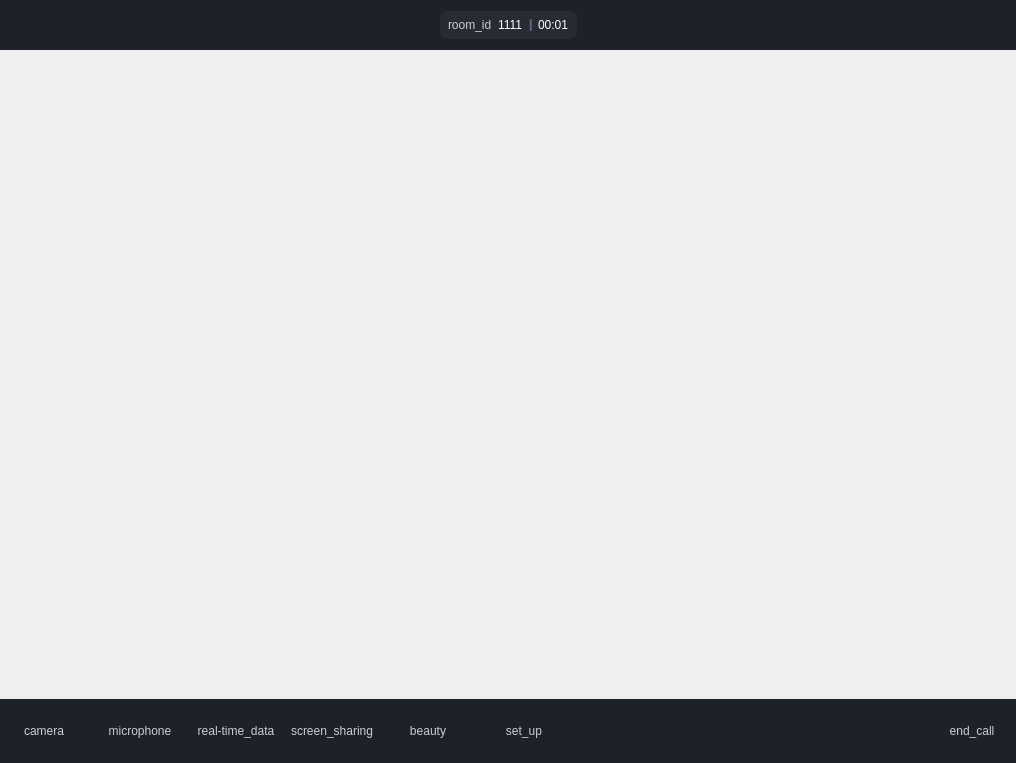
<?xml version="1.0" encoding="UTF-8"?>
<ui version="4.0">
 <class>VideoCallMainPage</class>
 <widget class="QWidget" name="VideoCallMainPage">
  <property name="geometry">
   <rect>
    <x>0</x>
    <y>0</y>
    <width>1016</width>
    <height>763</height>
   </rect>
  </property>
  <property name="minimumSize">
   <size>
    <width>800</width>
    <height>540</height>
   </size>
  </property>
  <property name="maximumSize">
   <size>
    <width>1440</width>
    <height>900</height>
   </size>
  </property>
  <property name="windowTitle">
   <string>VideoCall</string>
  </property>
  <property name="styleSheet">
   <string notr="true">*{
font-family:'Microsoft YaHei';
 font-size: 12px;
 color:white;
}

#top_widget{
background:#1D2129;
}


#lbl_user_logo{
background-image:url(:img/user_bg);
background-position:center;
background-repeat:no-repeat;
}

#lbl_rec_logo{
background-image:url(:img/red_circle);
background-position:center;
background-repeat:no-repeat;
}

#btn_visible_list{
color:#86909C;
border:none;
background:transparent;
padding-left:16px;
background-image:url(:img/down);
background-position:left;
background-repeat:no-repeat;
}

#line{
background:#4E5969
}

</string>
  </property>
  <layout class="QVBoxLayout" name="verticalLayout">
   <property name="spacing">
    <number>0</number>
   </property>
   <property name="leftMargin">
    <number>0</number>
   </property>
   <property name="topMargin">
    <number>0</number>
   </property>
   <property name="rightMargin">
    <number>0</number>
   </property>
   <property name="bottomMargin">
    <number>0</number>
   </property>
   <item>
    <widget class="QWidget" name="top_widget" native="true">
     <property name="minimumSize">
      <size>
       <width>0</width>
       <height>50</height>
      </size>
     </property>
     <property name="maximumSize">
      <size>
       <width>16777215</width>
       <height>50</height>
      </size>
     </property>
     <layout class="QHBoxLayout" name="horizontalLayout">
      <property name="spacing">
       <number>0</number>
      </property>
      <property name="leftMargin">
       <number>0</number>
      </property>
      <property name="topMargin">
       <number>0</number>
      </property>
      <property name="rightMargin">
       <number>0</number>
      </property>
      <property name="bottomMargin">
       <number>0</number>
      </property>
      <item alignment="Qt::AlignLeft">
       <widget class="QLabel" name="lbl_expand">
        <property name="minimumSize">
         <size>
          <width>230</width>
          <height>0</height>
         </size>
        </property>
        <property name="maximumSize">
         <size>
          <width>230</width>
          <height>16777215</height>
         </size>
        </property>
        <property name="styleSheet">
         <string notr="true">#lbl_expand{
background-image:url(:img/full_demo_logo);
background-position:center;
background-repeat:no-repeat;
}</string>
        </property>
        <property name="text">
         <string/>
        </property>
       </widget>
      </item>
      <item>
       <spacer name="horizontalSpacer">
        <property name="orientation">
         <enum>Qt::Horizontal</enum>
        </property>
        <property name="sizeType">
         <enum>QSizePolicy::Expanding</enum>
        </property>
        <property name="sizeHint" stdset="0">
         <size>
          <width>40</width>
          <height>20</height>
         </size>
        </property>
       </spacer>
      </item>
      <item alignment="Qt::AlignHCenter">
       <widget class="QWidget" name="room_info" native="true">
        <property name="maximumSize">
         <size>
          <width>16777215</width>
          <height>28</height>
         </size>
        </property>
        <property name="styleSheet">
         <string notr="true">#room_info{
position: absolute;
width: 182px;
height: 28px;
left: 629px;
top: 11px;

background: rgba(255, 255, 255, 0.05);
border-radius: 8px;
}</string>
        </property>
        <layout class="QHBoxLayout" name="horizontalLayout_3">
         <property name="leftMargin">
          <number>8</number>
         </property>
         <property name="topMargin">
          <number>3</number>
         </property>
         <property name="rightMargin">
          <number>8</number>
         </property>
         <property name="bottomMargin">
          <number>3</number>
         </property>
         <item>
          <widget class="QLabel" name="label">
           <property name="styleSheet">
            <string notr="true">#label{
font-family: 'Inter';
font-style: normal;
font-weight: 400;
font-size: 12px;
line-height: 22px;
/* identical to box height, or 183% */

text-align: center;

/* Text/2 */

color: #C9CDD4;

opacity: 0.8;
}</string>
           </property>
           <property name="text">
            <string>room_id</string>
           </property>
          </widget>
         </item>
         <item>
          <widget class="QLabel" name="lbl_room_id">
           <property name="text">
            <string>1111</string>
           </property>
          </widget>
         </item>
         <item>
          <widget class="Line" name="line">
           <property name="minimumSize">
            <size>
             <width>0</width>
             <height>12</height>
            </size>
           </property>
           <property name="maximumSize">
            <size>
             <width>16777215</width>
             <height>12</height>
            </size>
           </property>
           <property name="orientation">
            <enum>Qt::Vertical</enum>
           </property>
          </widget>
         </item>
         <item>
          <widget class="QLabel" name="lbl_time">
           <property name="text">
            <string>00:01</string>
           </property>
          </widget>
         </item>
        </layout>
       </widget>
      </item>
      <item>
       <spacer name="horizontalSpacer_2">
        <property name="orientation">
         <enum>Qt::Horizontal</enum>
        </property>
        <property name="sizeType">
         <enum>QSizePolicy::Expanding</enum>
        </property>
        <property name="sizeHint" stdset="0">
         <size>
          <width>40</width>
          <height>20</height>
         </size>
        </property>
       </spacer>
      </item>
      <item>
       <spacer name="horizontalSpacer_3">
        <property name="orientation">
         <enum>Qt::Horizontal</enum>
        </property>
        <property name="sizeType">
         <enum>QSizePolicy::Fixed</enum>
        </property>
        <property name="sizeHint" stdset="0">
         <size>
          <width>230</width>
          <height>20</height>
         </size>
        </property>
       </spacer>
      </item>
     </layout>
    </widget>
   </item>
   <item>
    <widget class="QStackedWidget" name="stackedWidget">
     <property name="minimumSize">
      <size>
       <width>0</width>
       <height>0</height>
      </size>
     </property>
     <property name="maximumSize">
      <size>
       <width>1440</width>
       <height>900</height>
      </size>
     </property>
    </widget>
   </item>
   <item>
    <widget class="QWidget" name="controlBarWidget" native="true">
     <property name="minimumSize">
      <size>
       <width>0</width>
       <height>64</height>
      </size>
     </property>
     <property name="maximumSize">
      <size>
       <width>16777215</width>
       <height>64</height>
      </size>
     </property>
     <property name="styleSheet">
      <string notr="true">#controlBarWidget{
background: #1D2129;
}

QToolButton{
background:transparent;
border-radius: 8px;
font-family: 'Inter';
font-style: normal;
font-weight: 400;
font-size: 12px;
line-height: 22px;
text-align: center;
color: #C9CDD4;
border:none;
}

QToolButton:hover{
background: rgba(255, 255, 255, 0.05);
}

QToolButton:pressed{
background: rgba(255, 255, 255, 0.1);
}

QToolButton:disabled{
 background: rgba(255, 255, 255, 0.3);
}

</string>
     </property>
     <layout class="QHBoxLayout" name="horizontalLayout_2">
      <property name="spacing">
       <number>8</number>
      </property>
      <property name="leftMargin">
       <number>0</number>
      </property>
      <property name="topMargin">
       <number>0</number>
      </property>
      <property name="rightMargin">
       <number>0</number>
      </property>
      <property name="bottomMargin">
       <number>0</number>
      </property>
      <item>
       <widget class="QToolButton" name="cameraBtn">
        <property name="minimumSize">
         <size>
          <width>88</width>
          <height>54</height>
         </size>
        </property>
        <property name="maximumSize">
         <size>
          <width>88</width>
          <height>54</height>
         </size>
        </property>
        <property name="styleSheet">
         <string notr="true"/>
        </property>
        <property name="text">
         <string>camera</string>
        </property>
        <property name="icon">
         <iconset resource="../resource/video_call_resource.qrc">
          <normaloff>:/img/videocall_camera_off</normaloff>:/img/videocall_camera_off</iconset>
        </property>
        <property name="iconSize">
         <size>
          <width>23</width>
          <height>23</height>
         </size>
        </property>
        <property name="popupMode">
         <enum>QToolButton::InstantPopup</enum>
        </property>
        <property name="toolButtonStyle">
         <enum>Qt::ToolButtonTextUnderIcon</enum>
        </property>
        <property name="autoRaise">
         <bool>false</bool>
        </property>
        <property name="arrowType">
         <enum>Qt::NoArrow</enum>
        </property>
       </widget>
      </item>
      <item>
       <widget class="QToolButton" name="micBtn">
        <property name="minimumSize">
         <size>
          <width>88</width>
          <height>54</height>
         </size>
        </property>
        <property name="maximumSize">
         <size>
          <width>88</width>
          <height>54</height>
         </size>
        </property>
        <property name="styleSheet">
         <string notr="true">#micBtn{
text-align: left;
}</string>
        </property>
        <property name="text">
         <string>microphone</string>
        </property>
        <property name="icon">
         <iconset resource="../resource/video_call_resource.qrc">
          <normaloff>:/img/videocall_mic_off</normaloff>:/img/videocall_mic_off</iconset>
        </property>
        <property name="iconSize">
         <size>
          <width>23</width>
          <height>23</height>
         </size>
        </property>
        <property name="popupMode">
         <enum>QToolButton::InstantPopup</enum>
        </property>
        <property name="toolButtonStyle">
         <enum>Qt::ToolButtonTextUnderIcon</enum>
        </property>
        <property name="autoRaise">
         <bool>false</bool>
        </property>
        <property name="arrowType">
         <enum>Qt::NoArrow</enum>
        </property>
       </widget>
      </item>
      <item>
       <widget class="QToolButton" name="dataBtn">
        <property name="minimumSize">
         <size>
          <width>88</width>
          <height>54</height>
         </size>
        </property>
        <property name="maximumSize">
         <size>
          <width>88</width>
          <height>54</height>
         </size>
        </property>
        <property name="styleSheet">
         <string notr="true"/>
        </property>
        <property name="text">
         <string>real-time_data</string>
        </property>
        <property name="icon">
         <iconset resource="../resource/video_call_resource.qrc">
          <normaloff>:/img/videocall_real_time_data</normaloff>:/img/videocall_real_time_data</iconset>
        </property>
        <property name="iconSize">
         <size>
          <width>23</width>
          <height>23</height>
         </size>
        </property>
        <property name="popupMode">
         <enum>QToolButton::InstantPopup</enum>
        </property>
        <property name="toolButtonStyle">
         <enum>Qt::ToolButtonTextUnderIcon</enum>
        </property>
        <property name="autoRaise">
         <bool>false</bool>
        </property>
        <property name="arrowType">
         <enum>Qt::NoArrow</enum>
        </property>
       </widget>
      </item>
      <item>
       <widget class="QToolButton" name="shareBtn">
        <property name="minimumSize">
         <size>
          <width>88</width>
          <height>54</height>
         </size>
        </property>
        <property name="maximumSize">
         <size>
          <width>88</width>
          <height>54</height>
         </size>
        </property>
        <property name="styleSheet">
         <string notr="true"/>
        </property>
        <property name="text">
         <string>screen_sharing</string>
        </property>
        <property name="icon">
         <iconset resource="../resource/video_call_resource.qrc">
          <normaloff>:/img/videocall_share</normaloff>:/img/videocall_share</iconset>
        </property>
        <property name="iconSize">
         <size>
          <width>23</width>
          <height>23</height>
         </size>
        </property>
        <property name="checkable">
         <bool>false</bool>
        </property>
        <property name="popupMode">
         <enum>QToolButton::InstantPopup</enum>
        </property>
        <property name="toolButtonStyle">
         <enum>Qt::ToolButtonTextUnderIcon</enum>
        </property>
        <property name="autoRaise">
         <bool>false</bool>
        </property>
        <property name="arrowType">
         <enum>Qt::NoArrow</enum>
        </property>
       </widget>
      </item>
      <item>
       <widget class="QToolButton" name="beautyBtn">
        <property name="enabled">
         <bool>true</bool>
        </property>
        <property name="minimumSize">
         <size>
          <width>88</width>
          <height>54</height>
         </size>
        </property>
        <property name="maximumSize">
         <size>
          <width>88</width>
          <height>54</height>
         </size>
        </property>
        <property name="styleSheet">
         <string notr="true"/>
        </property>
        <property name="text">
         <string>beauty</string>
        </property>
        <property name="icon">
         <iconset resource="../resource/video_call_resource.qrc">
          <normaloff>:/img/videocall_beauty</normaloff>:/img/videocall_beauty</iconset>
        </property>
        <property name="iconSize">
         <size>
          <width>23</width>
          <height>23</height>
         </size>
        </property>
        <property name="popupMode">
         <enum>QToolButton::InstantPopup</enum>
        </property>
        <property name="toolButtonStyle">
         <enum>Qt::ToolButtonTextUnderIcon</enum>
        </property>
        <property name="autoRaise">
         <bool>false</bool>
        </property>
        <property name="arrowType">
         <enum>Qt::NoArrow</enum>
        </property>
       </widget>
      </item>
      <item>
       <widget class="QToolButton" name="settingBtn">
        <property name="minimumSize">
         <size>
          <width>88</width>
          <height>54</height>
         </size>
        </property>
        <property name="maximumSize">
         <size>
          <width>88</width>
          <height>54</height>
         </size>
        </property>
        <property name="styleSheet">
         <string notr="true"/>
        </property>
        <property name="text">
         <string>set_up</string>
        </property>
        <property name="icon">
         <iconset resource="../resource/video_call_resource.qrc">
          <normaloff>:/img/videocall_setting</normaloff>:/img/videocall_setting</iconset>
        </property>
        <property name="iconSize">
         <size>
          <width>23</width>
          <height>23</height>
         </size>
        </property>
        <property name="popupMode">
         <enum>QToolButton::InstantPopup</enum>
        </property>
        <property name="toolButtonStyle">
         <enum>Qt::ToolButtonTextUnderIcon</enum>
        </property>
        <property name="autoRaise">
         <bool>false</bool>
        </property>
        <property name="arrowType">
         <enum>Qt::NoArrow</enum>
        </property>
       </widget>
      </item>
      <item>
       <spacer name="horizontalSpacer_5">
        <property name="orientation">
         <enum>Qt::Horizontal</enum>
        </property>
        <property name="sizeHint" stdset="0">
         <size>
          <width>40</width>
          <height>20</height>
         </size>
        </property>
       </spacer>
      </item>
      <item>
       <widget class="QToolButton" name="endCallBtn">
        <property name="minimumSize">
         <size>
          <width>88</width>
          <height>54</height>
         </size>
        </property>
        <property name="maximumSize">
         <size>
          <width>88</width>
          <height>54</height>
         </size>
        </property>
        <property name="styleSheet">
         <string notr="true"/>
        </property>
        <property name="text">
         <string>end_call</string>
        </property>
        <property name="icon">
         <iconset resource="../resource/video_call_resource.qrc">
          <normaloff>:/img/videocall_end_call</normaloff>:/img/videocall_end_call</iconset>
        </property>
        <property name="iconSize">
         <size>
          <width>23</width>
          <height>23</height>
         </size>
        </property>
        <property name="popupMode">
         <enum>QToolButton::InstantPopup</enum>
        </property>
        <property name="toolButtonStyle">
         <enum>Qt::ToolButtonTextUnderIcon</enum>
        </property>
        <property name="autoRaise">
         <bool>false</bool>
        </property>
        <property name="arrowType">
         <enum>Qt::NoArrow</enum>
        </property>
       </widget>
      </item>
     </layout>
    </widget>
   </item>
  </layout>
 </widget>
 <resources>
  <include location="../resource/video_call_resource.qrc"/>
 </resources>
 <connections/>
</ui>
